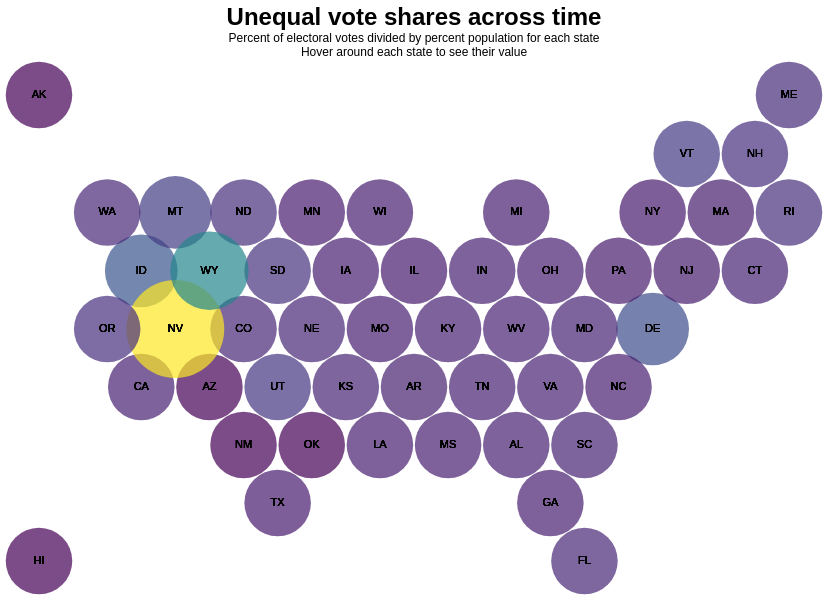

The specification (Vega-Lite) saved for this image:
### Vega specification from a JSON file in a GitHub repository (floating-point values rounded to 4 significant figures; data arrays with more than 128 entries replaced by an {"elided": "..."} marker saying what was removed)
{"$schema": "https://vega.github.io/schema/vega/v5.json", "background": "white", "padding": 5, "width": 750, "height": 500, "title": {"text": ["Unequal vote shares across time"], "fontSize": 24, "subtitle": ["Percent of electoral votes divided by percent population for each state", "Hover around each state to see their value"], "frame": "group"}, "style": "cell", "data": [{"name": "Choose_store", "values": [{"unit": "layer_0", "fields": [{"type": "E", "field": "year"}], "values": [1900]}]}, {"name": "data-d8bdb51ec45351b155af748a57fe92d6", "values": {"elided": "350 records"}}, {"name": "data_1", "source": "data-d8bdb51ec45351b155af748a57fe92d6", "transform": [{"type": "extent", "field": "votes-population", "signal": "layer_0_bin_maxbins_10_votes_population_extent"}, {"type": "bin", "field": "votes-population", "as": ["bin_maxbins_10_votes-population", "bin_maxbins_10_votes-population_end"], "signal": "layer_0_bin_maxbins_10_votes_population_bins", "extent": {"signal": "layer_0_bin_maxbins_10_votes_population_extent"}, "maxbins": 10}, {"type": "filter", "expr": "!length(data(\"Choose_store\")) || vlSelectionTest(\"Choose_store\", datum)"}, {"type": "geojson", "fields": ["centroid_lon", "centroid_lat"], "signal": "layer_0_geojson_0"}, {"type": "geopoint", "projection": "projection", "fields": ["centroid_lon", "centroid_lat"], "as": ["layer_0_x", "layer_0_y"]}, {"type": "filter", "expr": "isValid(datum[\"bin_maxbins_10_votes-population\"]) && isFinite(+datum[\"bin_maxbins_10_votes-population\"])"}]}, {"name": "data_2", "source": "data-d8bdb51ec45351b155af748a57fe92d6", "transform": [{"type": "geojson", "fields": ["centroid_lon", "centroid_lat"], "signal": "layer_1_geojson_0"}, {"type": "geopoint", "projection": "projection", "fields": ["centroid_lon", "centroid_lat"], "as": ["layer_1_x", "layer_1_y"]}]}], "projections": [{"name": "projection", "size": {"signal": "[width, height]"}, "fit": {"signal": "[layer_0_geojson_0, layer_1_geojson_0]"}}], "signals": [{"name": "unit", "value": {}, "on": [{"events": "mousemove", "update": "isTuple(group()) ? group() : unit"}]}, {"name": "Year", "init": "1900", "bind": {"input": "range", "max": 2020, "min": 1900, "step": 20}}, {"name": "Choose", "update": "vlSelectionResolve(\"Choose_store\", \"union\", true, true)"}, {"name": "Choose_tuple", "update": "Year !== null ? {fields: Choose_tuple_fields, values: [Year]} : null"}, {"name": "Choose_tuple_fields", "value": [{"type": "E", "field": "year"}]}, {"name": "Choose_modify", "on": [{"events": {"signal": "Choose_tuple"}, "update": "modify(\"Choose_store\", Choose_tuple, true)"}]}], "marks": [{"name": "layer_0_marks", "type": "symbol", "style": ["circle"], "interactive": true, "from": {"data": "data_1"}, "encode": {"update": {"opacity": {"value": 0.7}, "fill": {"scale": "color", "field": "votes-population"}, "tooltip": {"signal": "{\"State\": isValid(datum[\"State\"]) ? datum[\"State\"] : \"\"+datum[\"State\"], \"% electoral votes divided by % population\": format(datum[\"votes-population\"], \"\")}"}, "ariaRoleDescription": {"value": "circle"}, "description": {"signal": "\"votes-population: \" + (format(datum[\"votes-population\"], \"\")) + \"; centroid_lat: \" + (format(datum[\"centroid_lat\"], \"\")) + \"; centroid_lon: \" + (format(datum[\"centroid_lon\"], \"\")) + \"; votes-population (binned): \" + (!isValid(datum[\"bin_maxbins_10_votes-population\"]) || !isFinite(+datum[\"bin_maxbins_10_votes-population\"]) ? \"null\" : format(datum[\"bin_maxbins_10_votes-population\"], \"\") + \" – \" + format(datum[\"bin_maxbins_10_votes-population_end\"], \"\")) + \"; State: \" + (isValid(datum[\"State\"]) ? datum[\"State\"] : \"\"+datum[\"State\"]) + \"; % electoral votes divided by % population: \" + (format(datum[\"votes-population\"], \"\"))"}, "x": {"field": "layer_0_x"}, "y": {"field": "layer_0_y"}, "size": {"signal": "scale(\"size\", 0.5 * datum[\"bin_maxbins_10_votes-population\"] + 0.5 * datum[\"bin_maxbins_10_votes-population_end\"])"}, "shape": {"value": "circle"}}}}, {"name": "layer_1_marks", "type": "text", "style": ["text"], "interactive": false, "from": {"data": "data_2"}, "encode": {"update": {"fill": {"value": "black"}, "description": {"signal": "\"centroid_lat: \" + (format(datum[\"centroid_lat\"], \"\")) + \"; centroid_lon: \" + (format(datum[\"centroid_lon\"], \"\")) + \"; state_code: \" + (isValid(datum[\"state_code\"]) ? datum[\"state_code\"] : \"\"+datum[\"state_code\"])"}, "x": {"field": "layer_1_x"}, "y": {"field": "layer_1_y"}, "text": {"signal": "isValid(datum[\"state_code\"]) ? datum[\"state_code\"] : \"\"+datum[\"state_code\"]"}, "align": {"value": "center"}, "baseline": {"value": "middle"}}}}], "scales": [{"name": "color", "type": "linear", "domain": {"data": "data_1", "field": "votes-population"}, "range": {"scheme": "viridis"}, "interpolate": "hcl", "zero": false}, {"name": "size", "type": "linear", "domain": {"signal": "[layer_0_bin_maxbins_10_votes_population_bins.start, layer_0_bin_maxbins_10_votes_population_bins.stop]"}, "range": [4000, 10000], "bins": {"signal": "layer_0_bin_maxbins_10_votes_population_bins"}, "zero": true}], "config": {"style": {"cell": {"stroke": null}}}}
